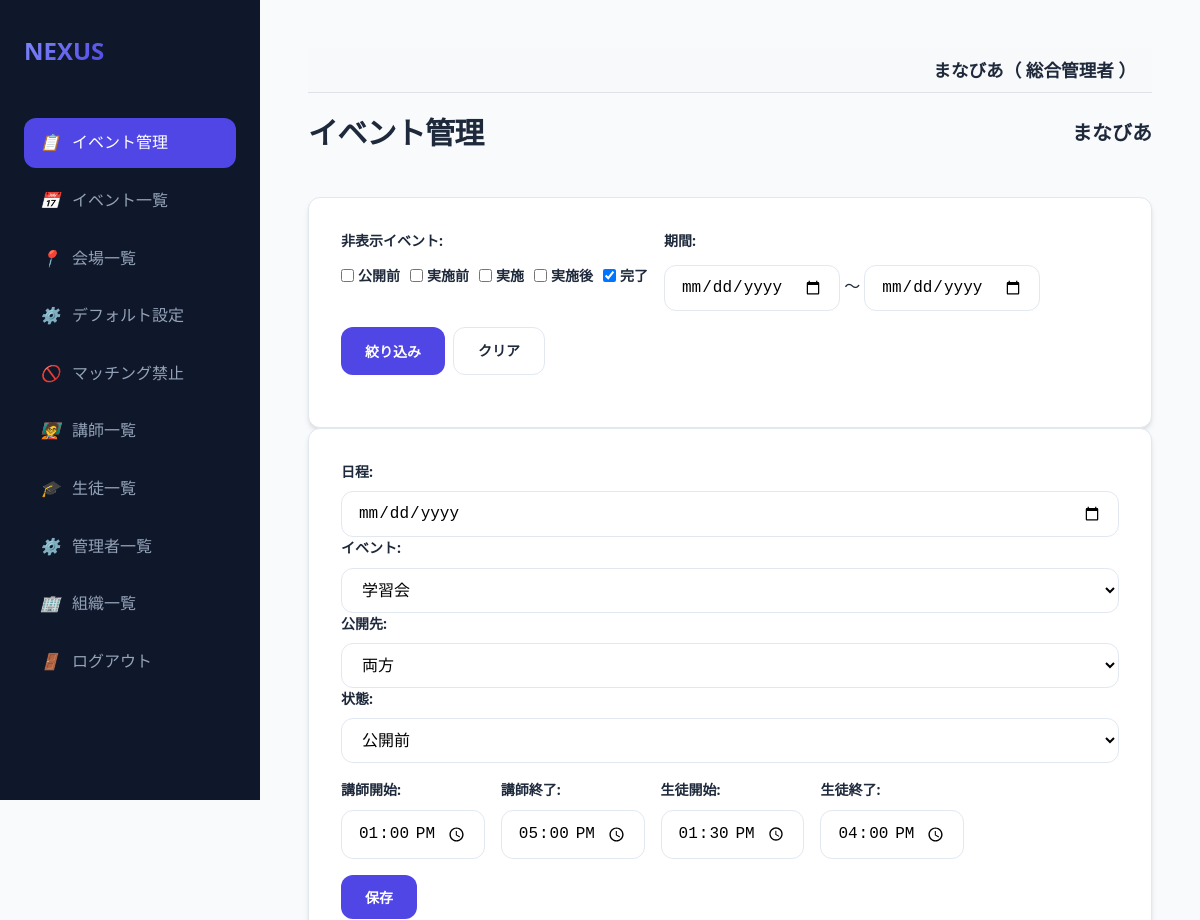
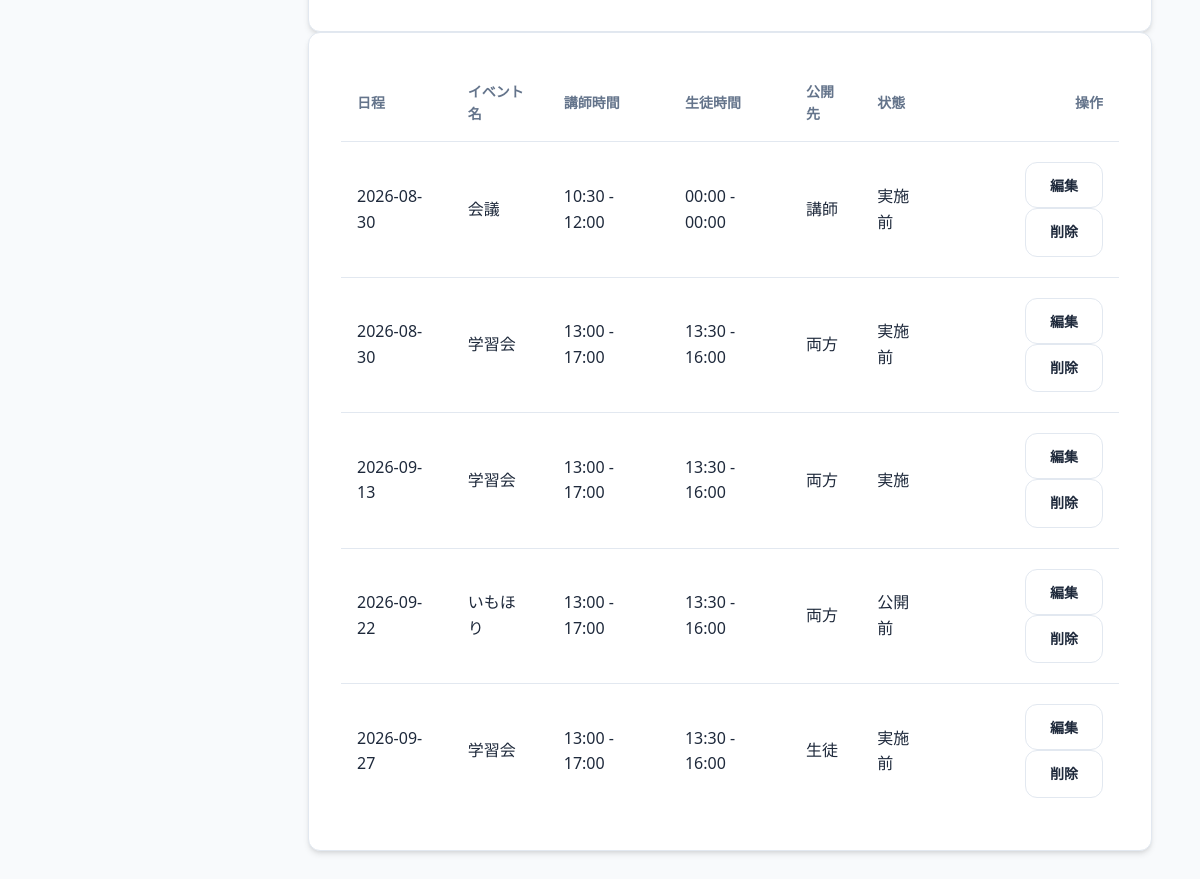
The app's page /events (signed in), older data (2 pictures, top to bottom).
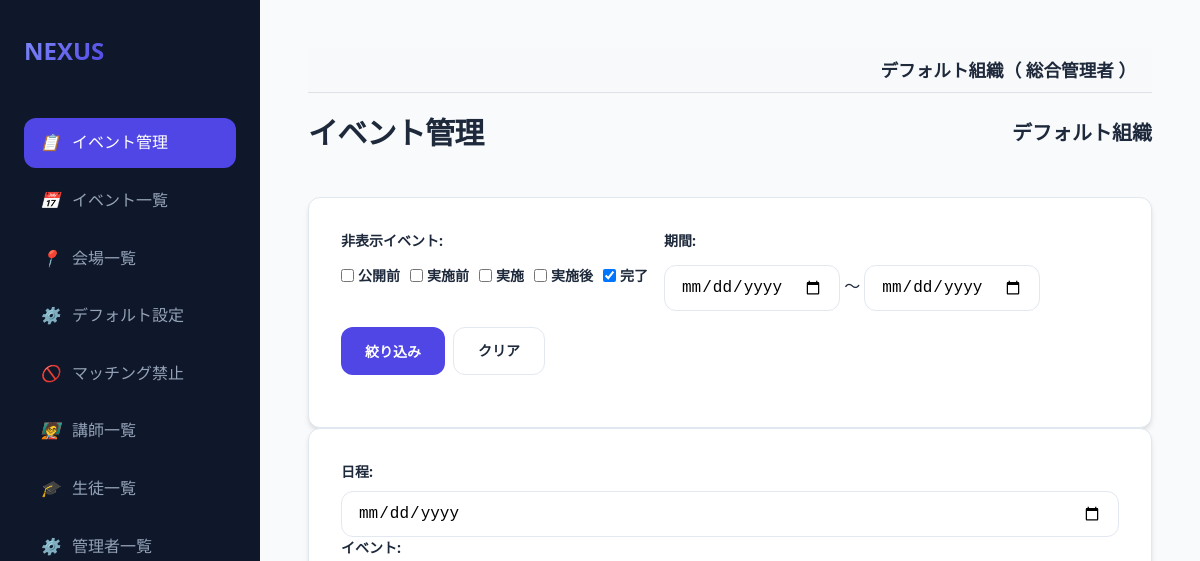
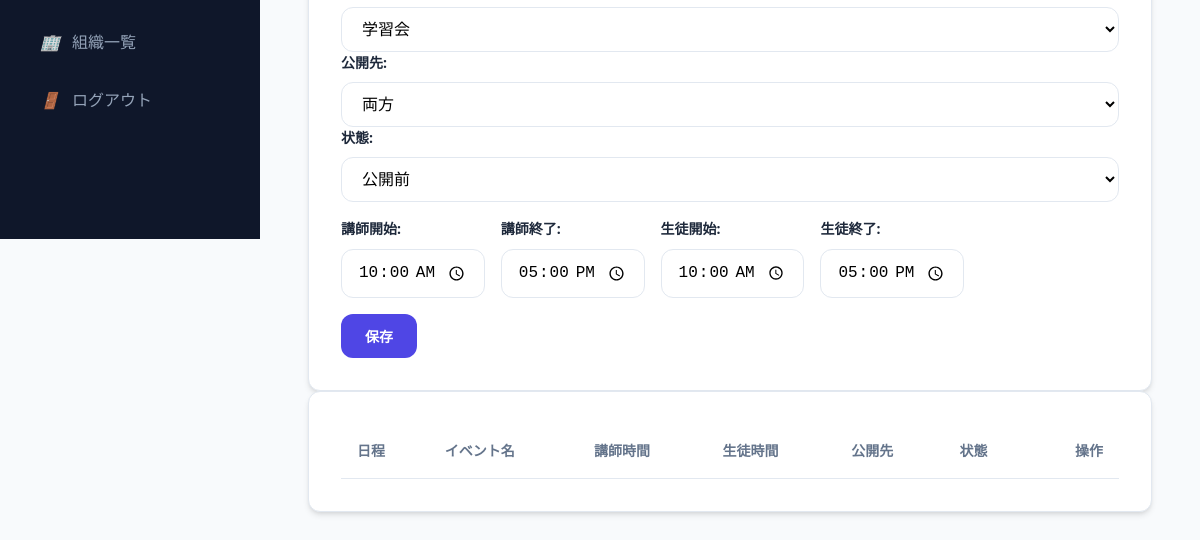
The same page, newer data (2 pictures, top to bottom).
### models.py (models this page shows, shortened)
class Organization(db.Model):
    id = db.Column(db.Integer, primary_key=True)
    name = db.Column(db.String(100), nullable=False)

class User(db.Model):
    id = db.Column(db.Integer, primary_key=True)
    username = db.Column(db.String(50), unique=True, nullable=False)
    name = db.Column(db.String(50), nullable=True)
    password_hash = db.Column(db.String(128), nullable=False)
    is_admin = db.Column(db.Boolean, default=False)
    is_super_admin = db.Column(db.Boolean, default=False)
    is_org_admin = db.Column(db.Boolean, default=False)
    organization_id = db.Column(db.Integer, db.ForeignKey('organization.id'), nullable=True)
    organization = db.relationship('Organization', backref='users')
    teacher_record = db.relationship('Teacher', back_populates='user', uselist=False)
    student_record = db.relationship('Student', back_populates='user', uselist=False)

class Event(db.Model):
    id = db.Column(db.Integer, primary_key=True)
    date = db.Column(db.DateTime, nullable=False)
    name = db.Column(db.String(100), nullable=False)
    organization_id = db.Column(db.Integer, db.ForeignKey('organization.id'), nullable=False)
    organization = db.relationship('Organization')
    venues = db.relationship('Venue', secondary=event_venue, backref='events')
    teacher_start = db.Column(db.String(5), nullable=False)
    teacher_end = db.Column(db.String(5), nullable=False)
    student_start = db.Column(db.String(5), nullable=False)
    student_end = db.Column(db.String(5), nullable=False)
    publish_to = db.Column(db.String(20), default='両0')
    status = db.Column(db.String(20), default='公開前')

### app.py (the view)
@app.route('/events')
@login_required
@organization_required
def events():
    org_id = session['organization_id']
    hidden_statuses = request.args.getlist('hidden_status')
    if 'filter_applied' not in request.args:
        hidden_statuses = ['完了']
    start_date = request.args.get('start_date')
    end_date = request.args.get('end_date')
    query = Event.query.filter_by(organization_id=org_id)
    if hidden_statuses:
        query = query.filter(~Event.status.in_(hidden_statuses))
    if start_date:
        query = query.filter(Event.date >= datetime.strptime(start_date, '%Y-%m-%d'))
    if end_date:
        query = query.filter(Event.date <= datetime.strptime(end_date, '%Y-%m-%d'))
    events = query.order_by(Event.date).all()
    configs = {c.key: c.value for c in Config.query.filter_by(organization_id=org_id).all()}
    return render_template('events.html', events=events, configs=configs,
                           hidden_statuses=hidden_statuses, start_date=start_date, end_date=end_date)

### app.py (called while the page is built)
@app.after_request
def add_header(response):
    response.headers['Cache-Control'] = 'no-store, no-cache, must-revalidate, max-age=0'
    response.headers['Pragma'] = 'no-cache'
    response.headers['Expires'] = '0'
    return response

def login_required(f):
    @wraps(f)
    def decorated_function(*args, **kwargs):
        if 'user_id' not in session:
            return redirect(url_for('login'))
        return f(*args, **kwargs)
    return decorated_function

def organization_required(f):
    @wraps(f)
    def decorated_function(*args, **kwargs):
        if 'user_id' not in session:
            return redirect(url_for('login'))
        user = db.session.get(User, session['user_id'])
        session['organization_id'] = user.organization_id
        session['org_name'] = user.organization.name
        return f(*args, **kwargs)
    return decorated_function

@app.context_processor
def inject_user():
    user = None
    if 'user_id' in session:
        user = db.session.get(User, session['user_id'])
    return dict(current_user=user)

### templates/events.html (shortened to what the changed rows need)
{% extends "base.html" %}
{% block content %}
<div class="header">
    <h1>イベント管理</h1>
    <h2 style="font-size: 1.25rem;">{{ current_user.organization.name if current_user.is_super_admin else session.get('org_name', '不明') }}</h2>
</div>
<div class="card">
    <form action="/events" method="get" style="display: flex; gap: 1rem; align-items: flex-start; margin-bottom: 1rem; flex-wrap: wrap;">
        <div style="display: flex; flex-direction: column; gap: 0.25rem;">
            <div style="display: flex; gap: 10px; align-items: center; flex-wrap: nowrap; white-space: nowrap;">
                {% for status in ['公開前', '実施前', '実施', '実施後', '完了'] %}
                    <label style="margin: 0; display: flex; align-items: center; gap: 4px;">
                        <input type="checkbox" name="hidden_status" value="{{ status }}"
                        {% if status in hidden_statuses %}checked{% endif %}>
                        {{ status }}
                    </label>
                {% endfor %}
            </div>
        </div>
    </form>
</div>
<div class="card">
    <form action="/event/save" method="post" id="eventForm">
        <div style="display: flex; gap: 1rem; margin-bottom: 1rem; align-items: center; flex-wrap: wrap;">
            <div><label>講師開始: </label><input type="time" name="teacher_start" id="teacherStart" class="form-control"></div>
            <div><label>生徒開始: </label><input type="time" name="student_start" id="studentStart" class="form-control"></div>
            <div><label>生徒終了: </label><input type="time" name="student_end" id="studentEnd" class="form-control"></div>
        </div>
    </form>
</div>
<div class="card">
    <div class="table-container">
        <table>
            <thead>
                <tr>
                    <th>日程</th>
                    <th>イベント名</th>
                    <th>講師時間</th>
                    <th>生徒時間</th>
                    <th>公開先</th>
                    <th>状態</th>
                    <th style="text-align: right;">操作</th>
                </tr>
            </thead>
            <tbody>
                {% for e in events %}
                <tr>
                    <td>{{ e.date.strftime('%Y-%m-%d') }}</td>
                    <td>{{ e.name }}</td>
                    <td>{{ e.teacher_start }} - {{ e.teacher_end }}</td>
                    <td>{{ e.student_start }} - {{ e.student_end }}</td>
                    <td>{{ e.publish_to }}</td>
                    <td>{{ e.status }}</td>
                    <td style="text-align: right;">
                        <button class="btn btn-outline" onclick="editEvent('{{ e.id }}', '{{ e.date.strftime('%Y-%m-%d') }}', '{{ e.name }}', '{{ e.teacher_start }}', '{{ e.teacher_end }}', '{{ e.student_start }}', '{{ e.student_end }}', '{{ e.publish_to }}', '{{ e.status }}')">編集</button>
                        <a href="/event/delete/{{ e.id }}" class="btn btn-outline btn-danger" onclick="return confirm('本当に削除しますか？')">削除</a>
                    </td>
                </tr>
                {% endfor %}
            </tbody>
        </table>
    </div>
</div>
{% endblock %}

### templates/base.html (shortened to what this page needs)
<!DOCTYPE html>
<html lang="ja">
<head>
    <link rel="stylesheet" href="{{ url_for('static', filename='style.css') }}">
</head>
<body>
<aside class="sidebar">
    <a href="/" class="logo">
        <span>NEXUS</span>
    </a>
    <nav class="nav-links">
        {% if current_user.is_admin %}
        <a href="/events" class="nav-item {{ 'active' if request.path == '/events' }}">
            <i>📋</i> イベント管理
        </a>
        <a href="/event/select" class="nav-item {{ 'active' if request.path == '/event/select' }}">
            <i>📅</i> イベント一覧
        </a>
        <a href="/venues" class="nav-item {{ 'active' if request.path == '/venues' }}">
            <i>📍</i> 会場一覧
        </a>
        <a href="/settings" class="nav-item {{ 'active' if request.path == '/settings' }}">
            <i>⚙️</i> デフォルト設定
        </a>
        <a href="/prohibited_matches" class="nav-item {{ 'active' if request.path == '/prohibited_matches' }}">
            <i>🚫</i> マッチング禁止
        </a>
        {% if session.get('selected_event_name', '')|trim == '学習会' and session.get('selected_event_status', '')|trim == '実施後' %}
        <a href="/evaluation/teacher" class="nav-item {{ 'active' if request.path == '/evaluation/teacher' }}">
            <i>🧑‍🏫</i> 講師による評価
        </a>
        <a href="/evaluation/student" class="nav-item {{ 'active' if request.path == '/evaluation/student' }}">
            <i>🎓</i> 生徒の感想
        </a>
        {% else %}
        <a href="/teachers" class="nav-item {{ 'active' if request.path == '/teachers' }}">
            <i>🧑‍🏫</i> 講師一覧
        </a>
        <a href="/students" class="nav-item {{ 'active' if request.path == '/students' }}">
            <i>🎓</i> 生徒一覧
        </a>
        {% endif %}
        {% if current_user.is_super_admin %}
        <a href="/users" class="nav-item {{ 'active' if request.path == '/users' }}">
            <i>⚙️</i> 管理者一覧
        </a>
        <a href="/organizations" class="nav-item {{ 'active' if request.path == '/organizations' }}">
            <i>🏢</i> 組織一覧
        </a>
        {% endif %}
        {% endif %}
        <a href="{{ url_for('logout') }}" class="nav-item">
            <i>🚪</i> ログアウト
        </a>
    </nav>
</aside>
<main class="main-content">
    {% if current_user %}
    <div style="background-color: #f8f9fa; padding: 0.5rem 1rem; margin-bottom: 1rem; border-bottom: 1px solid #dee2e6; text-align: right; font-size: 1.1rem; font-weight: bold;">
        {{ current_user.organization.name if current_user.organization else '組織なし' }}（
        {% if current_user.name %}
            {{ current_user.name }}
        {% elif current_user.teacher_record %}
            {{ current_user.teacher_record.name }}
        {% elif current_user.student_record %}
            {{ current_user.student_record.name }}
        {% else %}
            {{ current_user.username }}
        {% endif %}
        ）
    </div>
    {% endif %}
    {% block content %}{% endblock %}
</main>
</body>
</html>

Row changes from the older to the newer data that the page shows:
no longer on this page (row unchanged): Organization: organization "まなびあ"
no longer on this page (row edited): Event: date "2026-08-30", name "会議", teacher_start "10:30", teacher_end "12:00", student_start "00:00", student_end "00:00", publish_to "講師", status "実施前"
no longer on this page (row edited): Event: date "2026-08-30", name "学習会", teacher_start "13:00", teacher_end "17:00", student_start "13:30", student_end "16:00", publish_to "両方", status "実施前"
no longer on this page (row edited): Event: date "2026-09-13", name "学習会", teacher_start "13:00", teacher_end "17:00", student_start "13:30", student_end "16:00", publish_to "両方", status "実施"
no longer on this page (row edited): Event: date "2026-09-22", name "いもほり", teacher_start "13:00", teacher_end "17:00", student_start "13:30", student_end "16:00", publish_to "両方", status "公開前"
no longer on this page (row edited): Event: date "2026-09-27", name "学習会", teacher_start "13:00", teacher_end "17:00", student_start "13:30", student_end "16:00", publish_to "生徒", status "実施前"
added Organization: organization "デフォルト組織"
changed User "総合管理者": organization "まなびあ" → "デフォルト組織"
Text that changed along with them:
form field teacher_start: "13:00" → "10:00"
form field student_start: "13:30" → "10:00"
form field student_end: "16:00" → "17:00"
